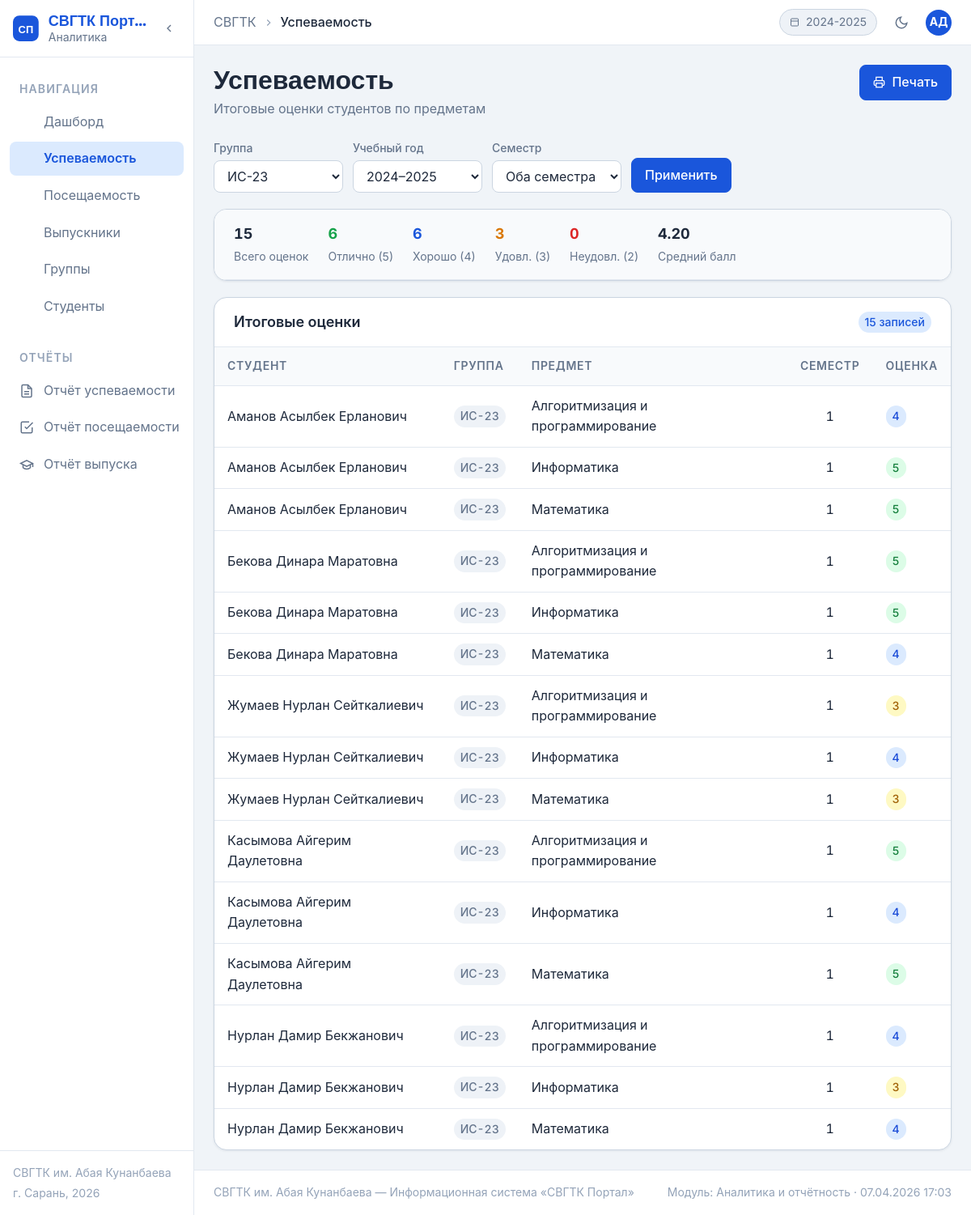
/svgtk-portal/pages/grades.php?group_id=1, run on the app's committed database.
### tables this page shows
CREATE TABLE `grades` (
  `id` int NOT NULL,
  `student_id` int NOT NULL,
  `subject_id` int NOT NULL,
  `grade` tinyint NOT NULL,
  `grade_type` enum('current','final') DEFAULT 'final',
  `semester` tinyint DEFAULT '1',
  `academic_year` varchar(9) NOT NULL
);

CREATE TABLE `students` (
  `id` int NOT NULL,
  `full_name` varchar(150) NOT NULL,
  `group_id` int NOT NULL,
  `admission_year` int NOT NULL,
  `status` enum('active','expelled','graduated') DEFAULT 'active'
);

CREATE TABLE `groups` (
  `id` int NOT NULL,
  `name` varchar(50) NOT NULL,
  `specialty` varchar(200) NOT NULL,
  `year_start` int NOT NULL,
  `curator` varchar(150) DEFAULT NULL
);

CREATE TABLE `subjects` (
  `id` int NOT NULL,
  `name` varchar(150) NOT NULL
);

### svgtk-portal/pages/grades.php (the view, shortened to what this page needs)
<?php
$pdo = getDB();
$selected_group = $_GET['group_id'] ?? '';
$selected_year  = $_GET['year']     ?? ACADEMIC_YEAR;
$groups = $pdo->query("SELECT * FROM `groups` ORDER BY name")->fetchAll();
$where = "WHERE gr.grade_type='final' AND gr.academic_year=" . $pdo->quote($selected_year);
if ($selected_group) $where .= " AND g.id=" . (int)$selected_group;
$rows = $pdo->query("
  SELECT s.full_name, g.name as group_name, sub.name as subject,
         gr.grade, gr.semester, gr.academic_year
  FROM grades gr
  JOIN students s   ON s.id   = gr.student_id
  JOIN `groups` g   ON g.id   = s.group_id
  JOIN subjects sub ON sub.id = gr.subject_id
  $where
  ORDER BY g.name, s.full_name, sub.name
")->fetchAll();
$summary = $pdo->query("
  SELECT COUNT(*) as total,
    SUM(gr.grade=5) as cnt5, SUM(gr.grade=4) as cnt4,
    SUM(gr.grade=3) as cnt3, SUM(gr.grade=2) as cnt2,
    ROUND(AVG(gr.grade),2) as avg_grade
  FROM grades gr
  JOIN students s ON s.id=gr.student_id
  JOIN `groups` g ON g.id=s.group_id
  $where
")->fetch();
require_once '../includes/header.php';
?>
<div class="page-header">
  <div class="page-header-info">
    <h1 class="page-title">Успеваемость</h1>
    <p class="page-subtitle">Итоговые оценки студентов по предметам</p>
  </div>
  <div class="page-actions">
    <button class="btn btn-primary" onclick="window.print()">
      <svg width="15" height="15" viewBox="0 0 24 24" fill="none" stroke="currentColor" stroke-width="2">
        <polyline points="6 9 6 2 18 2 18 9"/>
        <path d="M6 18H4a2 2 0 0 1-2-2v-5a2 2 0 0 1 2-2h16a2 2 0 0 1 2 2v5a2 2 0 0 1-2 2h-2"/>
        <rect x="6" y="14" width="12" height="8"/>
      </svg>
      Печать
    </button>
  </div>
</div>
<form method="GET" class="filters-bar">
  <div class="form-group">
    <label class="form-label">Группа</label>
    <select name="group_id" class="form-control">
      <?php foreach($groups as $g): ?>
      <option value="<?= $g['id'] ?>" <?= $selected_group==$g['id']?'selected':'' ?>>
        <?= htmlspecialchars($g['name']) ?>
      </option>
      <?php endforeach; ?>
    </select>
  </div>
  <div class="form-group">
    <label class="form-label">Учебный год</label>
    <select name="year" class="form-control">
      <option value="2024-2025" <?= $selected_year=='2024-2025'?'selected':'' ?>>2024–2025</option>
    </select>
  </div>
  <div class="form-group">
    <label class="form-label">Семестр</label>
    <select name="semester" class="form-control">
      <option value="">Оба семестра</option>
    </select>
  </div>
  <div class="form-group" style="justify-content:flex-end">
    <button type="submit" class="btn btn-primary">Применить</button>
  </div>
</form>
<div class="card" style="margin-bottom:var(--space-5)">
  <div class="summary-strip">
    <div class="summary-item">
      <span class="summary-value"><?= $summary['total'] ?></span>
      <span class="summary-label">Всего оценок</span>
    </div>
    <div class="summary-item">
      <span class="summary-value" style="color:var(--color-success)"><?= $summary['cnt5'] ?></span>
      <span class="summary-label">Отлично (5)</span>
    </div>
    <div class="summary-item">
      <span class="summary-value" style="color:var(--color-primary)"><?= $summary['cnt4'] ?></span>
      <span class="summary-label">Хорошо (4)</span>
    </div>
    <div class="summary-item">
      <span class="summary-value" style="color:var(--color-warning)"><?= $summary['cnt3'] ?></span>
      <span class="summary-label">Удовл. (3)</span>
    </div>
    <div class="summary-item">
      <span class="summary-value" style="color:var(--color-error)"><?= $summary['cnt2'] ?></span>
      <span class="summary-label">Неудовл. (2)</span>
    </div>
    <div class="summary-item">
      <span class="summary-value"><?= $summary['avg_grade'] ?? '—' ?></span>
      <span class="summary-label">Средний балл</span>
    </div>
  </div>
</div>
<div class="card">
  <div class="card-header">
    <span class="card-title">Итоговые оценки</span>
    <span class="badge badge-blue"><?= count($rows) ?> записей</span>
  </div>
  <div class="card-body-flush">
    <div class="table-wrapper">
      <table class="data-table">
        <thead><tr>
          <th>Студент</th><th>Группа</th><th>Предмет</th><th>Семестр</th><th>Оценка</th>
        </tr></thead>
        <tbody>
        <?php if (empty($rows)): ?>
        <tr><td colspan="5" class="empty-cell">Нет данных для выбранных параметров</td></tr>
        <?php else: ?>
        <?php foreach($rows as $r): ?>
        <tr>
          <td><?= htmlspecialchars($r['full_name']) ?></td>
          <td><span class="badge badge-gray"><?= htmlspecialchars($r['group_name']) ?></span></td>
          <td><?= htmlspecialchars($r['subject']) ?></td>
          <td style="text-align:center"><?= $r['semester'] ?></td>
          <td><span class="badge grade-<?= $r['grade'] ?>"><?= $r['grade'] ?></span></td>
        </tr>
        <?php endforeach; ?>
        <?php endif; ?>
        </tbody>
      </table>
    </div>
  </div>
</div>
<?php require_once '../includes/footer.php'; ?>

### data on the page
grades: student.full_name "Аманов Асылбек Ерланович", groups.name "ИС-23", subject.name "Алгоритмизация и программирование", semester "1", grade "4"
grades: student.full_name "Аманов Асылбек Ерланович", groups.name "ИС-23", subject.name "Информатика", semester "1", grade "5"
grades: student.full_name "Аманов Асылбек Ерланович", groups.name "ИС-23", subject.name "Математика", semester "1", grade "5"
grades: student.full_name "Бекова Динара Маратовна", groups.name "ИС-23", subject.name "Алгоритмизация и программирование", semester "1", grade "5"
grades: student.full_name "Бекова Динара Маратовна", groups.name "ИС-23", subject.name "Информатика", semester "1", grade "5"
grades: student.full_name "Бекова Динара Маратовна", groups.name "ИС-23", subject.name "Математика", semester "1", grade "4"
grades: student.full_name "Жумаев Нурлан Сейткалиевич", groups.name "ИС-23", subject.name "Алгоритмизация и программирование", semester "1", grade "3"
grades: student.full_name "Жумаев Нурлан Сейткалиевич", groups.name "ИС-23", subject.name "Информатика", semester "1", grade "4"
grades: student.full_name "Жумаев Нурлан Сейткалиевич", groups.name "ИС-23", subject.name "Математика", semester "1", grade "3"
grades: student.full_name "Касымова Айгерим Даулетовна", groups.name "ИС-23", subject.name "Алгоритмизация и программирование", semester "1", grade "5"
grades: student.full_name "Касымова Айгерим Даулетовна", groups.name "ИС-23", subject.name "Информатика", semester "1", grade "4"
grades: student.full_name "Касымова Айгерим Даулетовна", groups.name "ИС-23", subject.name "Математика", semester "1", grade "5"
grades: student.full_name "Нурлан Дамир Бекжанович", groups.name "ИС-23", subject.name "Алгоритмизация и программирование", semester "1", grade "4"
grades: student.full_name "Нурлан Дамир Бекжанович", groups.name "ИС-23", subject.name "Информатика", semester "1", grade "3"
grades: student.full_name "Нурлан Дамир Бекжанович", groups.name "ИС-23", subject.name "Математика", semester "1", grade "4"

### other printed values
$item['label'] "Дашборд"
$item['label'] "Успеваемость"
$item['label'] "Посещаемость"
$item['label'] "Выпускники"
$item['label'] "Группы"
$item['label'] "Студенты"
$page_title "Успеваемость"
ACADEMIC_YEAR "2024-2025"
$summary['total'] "15"
$summary['cnt5'] "6"
$summary['cnt4'] "6"
$summary['cnt3'] "3"
$summary['cnt2'] "0"
$summary['avg_grade'] "4.20"
count($rows) "15"
